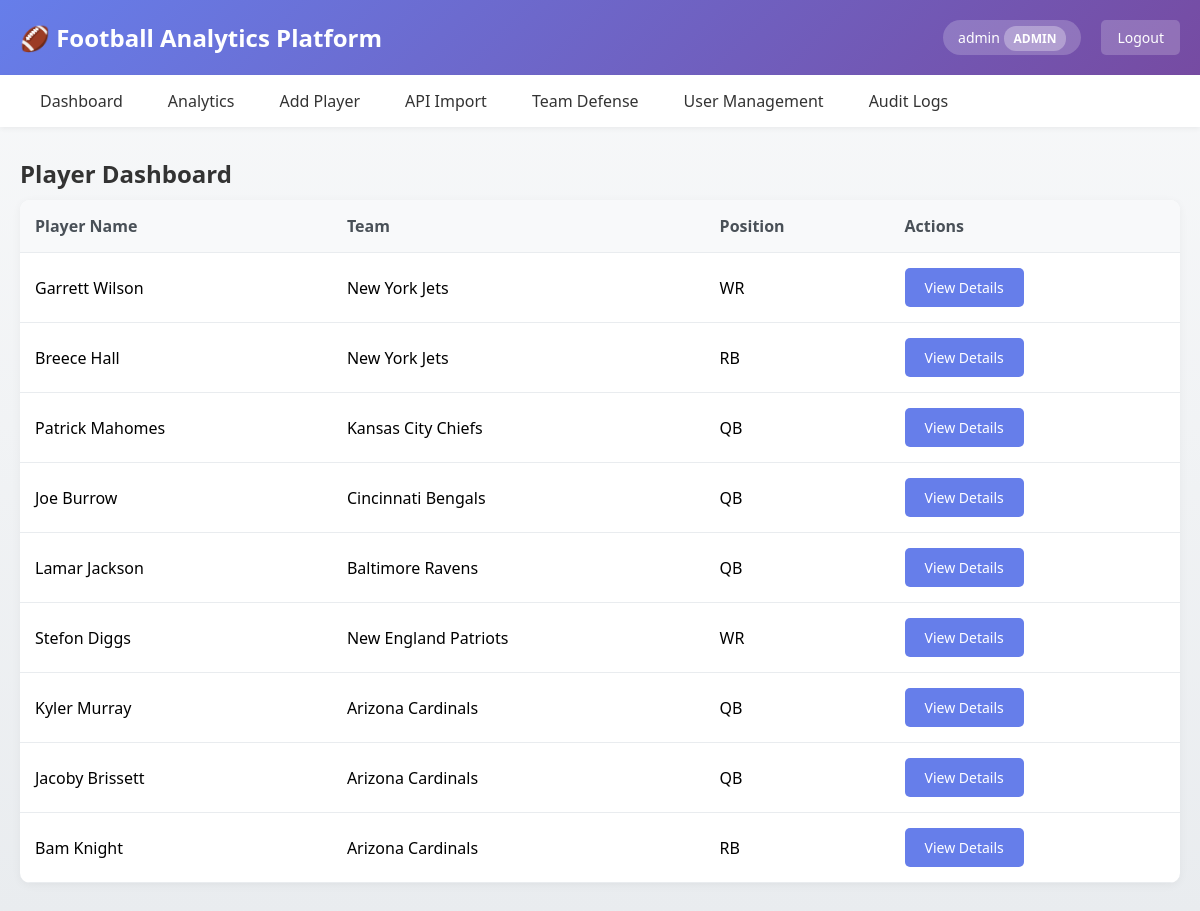
Screenshot of / (signed in) with the database file from the repository.
### app/main.py (models this page shows, shortened)
class User(UserMixin, db.Model):
    id = db.Column(db.Integer, primary_key=True)
    username = db.Column(db.String(80), unique=True, nullable=False)
    email = db.Column(db.String(120), unique=True, nullable=False)
    password_hash = db.Column(db.String(200), nullable=False)
    role = db.Column(db.String(20), nullable=False, default='viewer')  # admin, analyst, viewer
    created_at = db.Column(db.DateTime, default=datetime.utcnow)
    def is_admin(self):
        return self.role == 'admin'
    def is_analyst(self):
        return self.role in ['admin', 'analyst']

class Player(db.Model):
    id = db.Column(db.Integer, primary_key=True)
    name = db.Column(db.String(100), nullable=False)
    team = db.Column(db.String(100), nullable=False)
    position = db.Column(db.String(50), nullable=False)
    created_at = db.Column(db.DateTime, default=datetime.utcnow)
    stats = db.relationship('PlayerStats', backref='player', lazy=True, cascade='all, delete-orphan')
    life_events = db.relationship('LifeEvent', backref='player', lazy=True, cascade='all, delete-orphan')

### app/main.py (the view)
@app.route('/')
@login_required
def index():
    players = Player.query.all()
    return render_template('index.html', players=players)

### app/main.py (called while the page is built)
@login_manager.user_loader
def load_user(user_id):
    return User.query.get(int(user_id))

### templates/index.html (shortened to what this page needs)
{% extends "base.html" %}
{% block content %}
<h2>Player Dashboard</h2>
{% if players %}
    <table>
        <thead>
            <tr>
                <th>Player Name</th>
                <th>Team</th>
                <th>Position</th>
                <th>Actions</th>
            </tr>
        </thead>
        <tbody>
            {% for player in players %}
            <tr>
                <td>{{ player.name }}</td>
                <td>{{ player.team }}</td>
                <td>{{ player.position }}</td>
                <td>
                    <a href="/player/{{ player.id }}" class="btn">View Details</a>
                </td>
            </tr>
            {% endfor %}
        </tbody>
    </table>
{% else %}
    <p>No players added yet. <a href="/add_player">Add your first player</a>!</p>
{% endif %}
{% endblock %}

### templates/base.html (shortened to what this page needs)
<!DOCTYPE html>
<html lang="en">
<head>
</head>
<body>
    <div class="header">
        <div class="header-content">
            <h1>🏈 Football Analytics Platform</h1>
            {% if current_user.is_authenticated %}
            <div class="user-info">
                <div class="user-badge">
                    {{ current_user.username }}
                    <span class="role-badge">{{ current_user.role }}</span>
                </div>
                <a href="{{ url_for('logout') }}" class="logout-btn">Logout</a>
            </div>
            {% endif %}
        </div>
    </div>
    {% if current_user.is_authenticated %}
    <nav>
        <ul>
            <li><a href="{{ url_for('index') }}">Dashboard</a></li>
            <li><a href="{{ url_for('analytics') }}">Analytics</a></li>
            {% if current_user.is_analyst() %}
            <li><a href="{{ url_for('add_player') }}">Add Player</a></li>
            <li><a href="{{ url_for('api_test') }}">API Import</a></li>
            <li><a href="{{ url_for('view_team_defense') }}">Team Defense</a></li>
            {% endif %}
            {% if current_user.is_admin() %}
            <li><a href="{{ url_for('admin_users') }}">User Management</a></li>
            <li><a href="{{ url_for('audit_logs') }}">Audit Logs</a></li>
            {% endif %}
        </ul>
    </nav>
    {% endif %}
    <div class="container">
        {% block content %}{% endblock %}
    </div>
</body>
</html>

### templates/base.html (style rules this page uses)
* { margin: 0; padding: 0; box-sizing: border-box; }
body { font-family: 'Segoe UI', Tahoma, Geneva, Verdana, sans-serif; background: linear-gradient(to bottom, #f8f9fa, #e9ecef); min-height: 100vh; }
.header { background: linear-gradient(135deg, #667eea 0%, #764ba2 100%); color: white; padding: 20px 0; box-shadow: 0 2px 10px rgba(0,0,0,0.1); }
.header-content { max-width: 1200px; margin: 0 auto; padding: 0 20px; display: flex; justify-content: space-between; align-items: center; }
.header h1 { font-size: 24px; display: flex; align-items: center; gap: 10px; }
.user-info { display: flex; align-items: center; gap: 20px; }
.user-badge { background: rgba(255, 255, 255, 0.2); padding: 8px 15px; border-radius: 20px; font-size: 14px; }
.role-badge { background: rgba(255, 255, 255, 0.3); padding: 4px 10px; border-radius: 12px; font-size: 12px; font-weight: bold; text-transform: uppercase; }
nav { background: white; box-shadow: 0 2px 5px rgba(0,0,0,0.05); position: sticky; top: 0; z-index: 100; }
nav ul { max-width: 1200px; margin: 0 auto; padding: 0 20px; list-style: none; display: flex; gap: 5px; }
nav a { display: block; padding: 15px 20px; color: #333; text-decoration: none; font-weight: 500; transition: background 0.3s, color 0.3s; }
.container { max-width: 1200px; margin: 30px auto; padding: 0 20px; }
.btn { display: inline-block; padding: 10px 20px; background: #667eea; color: white; text-decoration: none; border-radius: 5px; border: none; cursor: pointer; font-size: 14px; font-weight: 500; transition: background 0.3s; }
table { width: 100%; background: white; border-radius: 10px; overflow: hidden; box-shadow: 0 2px 10px rgba(0,0,0,0.05); border-collapse: collapse; }
th, td { padding: 15px; text-align: left; border-bottom: 1px solid #e9ecef; }
th { background: #f8f9fa; font-weight: 600; color: #495057; }
h2 { color: #333; margin-bottom: 10px; }
.logout-btn { background: rgba(255, 255, 255, 0.2); color: white; padding: 8px 16px; border-radius: 5px; text-decoration: none; font-size: 14px; transition: background 0.3s; }

### rows the page displays
User: username "admin", role "ADMIN"
Player: name "Garrett Wilson", team "New York Jets", position "WR"
Player: name "Breece Hall", team "New York Jets", position "RB"
Player: name "Patrick Mahomes", team "Kansas City Chiefs", position "QB"
Player: name "Joe Burrow", team "Cincinnati Bengals", position "QB"
Player: name "Lamar Jackson", team "Baltimore Ravens", position "QB"
Player: name "Stefon Diggs", team "New England Patriots", position "WR"
Player: name "Kyler Murray", team "Arizona Cardinals", position "QB"
Player: name "Jacoby Brissett", team "Arizona Cardinals", position "QB"
Player: name "Bam Knight", team "Arizona Cardinals", position "RB"
